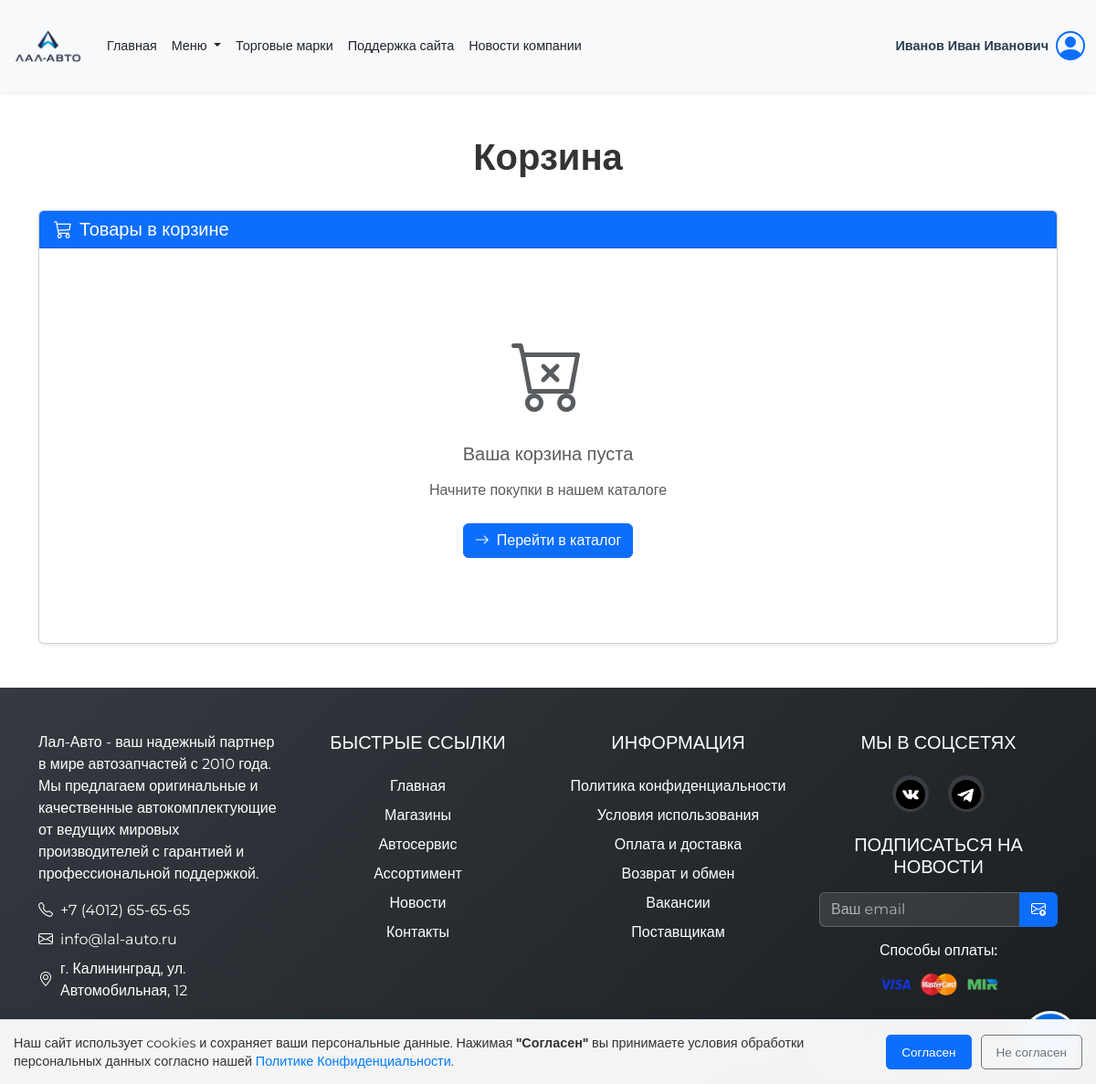
Page /includes/cart.php (signed in) on the earlier database version.
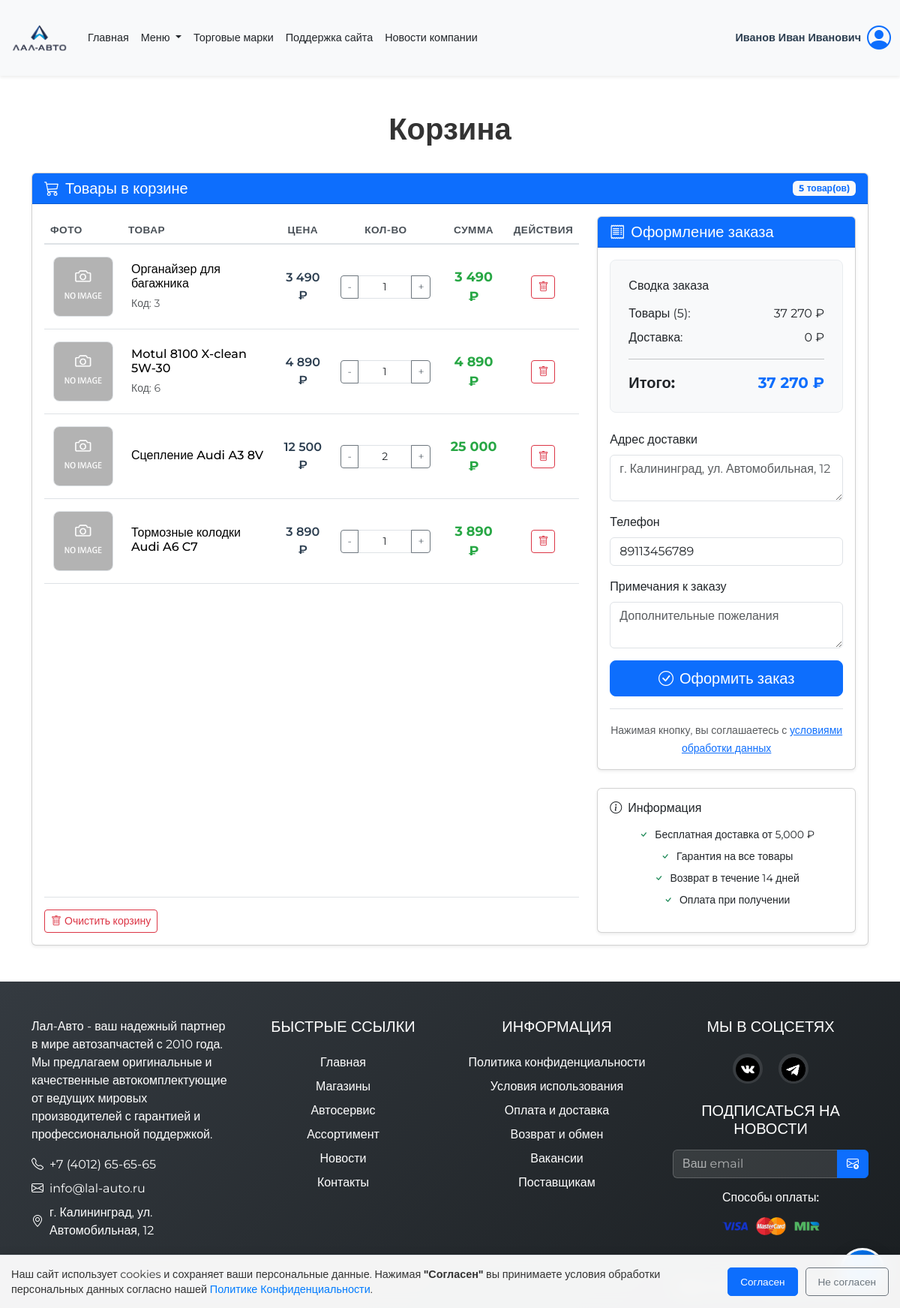
Same page on the later database version.
### tables this page shows
CREATE TABLE `cart` (
  `id` int(11) NOT NULL,
  `user_id` int(11) NOT NULL,
  `product_id` int(11) DEFAULT NULL,
  `product_name` varchar(255) NOT NULL,
  `product_image` varchar(255) DEFAULT 'no-image.png',
  `price` decimal(10,2) NOT NULL,
  `quantity` int(11) DEFAULT '1',
  `created_at` timestamp NULL DEFAULT CURRENT_TIMESTAMP,
  `updated_at` timestamp NULL DEFAULT CURRENT_TIMESTAMP ON UPDATE CURRENT_TIMESTAMP
);

CREATE TABLE `users` (
  `id_users` int(11) NOT NULL,
  `surname_users` varchar(255) DEFAULT NULL,
  `name_users` varchar(255) DEFAULT NULL,
  `patronymic_users` varchar(255) DEFAULT NULL,
  `login_users` varchar(255) DEFAULT NULL,
  `password_users` varchar(255) DEFAULT NULL,
  `email_users` varchar(255) DEFAULT NULL,
  `discountСardNumber_users` varchar(6) DEFAULT NULL,
  `region_users` varchar(255) DEFAULT NULL,
  `city_users` varchar(255) DEFAULT NULL,
  `address_users` varchar(255) DEFAULT NULL,
  `phone_users` bigint(12) DEFAULT NULL,
  `avatar_users` varchar(255) DEFAULT NULL,
  `TIN_users` bigint(10) DEFAULT NULL,
  `person_users` varchar(255) DEFAULT NULL,
  `organization_users` varchar(255) DEFAULT NULL,
  `organizationType_users` varchar(255) DEFAULT NULL,
  `user_type` varchar(20) DEFAULT NULL
);

### includes/cart.php (the view, shortened to what the rows shown need)
<?php
require_once("../config/link.php");
$userData = [];
$cartItems = [];
$cartTotal = 0;
$cartCount = 0;
$userId = null;
if (isset($_SESSION['user']))
{
    $username = $_SESSION['user'];
    $sql = "SELECT * FROM users WHERE CONCAT(surname_users, ' ', name_users, ' ', patronymic_users) = ? OR person_users = ?";
    $stmt = $conn->prepare($sql);
    if ($stmt)
    {
        $stmt->bind_param("ss", $username, $username);
        $stmt->execute();
        $result = $stmt->get_result();
        if ($result->num_rows > 0)
        {
            $userData = $result->fetch_assoc();
            $userId = $userData['id_users'] ?? 0;
        }
    }
}
if ($userId)
{
    $cartSql = "SELECT * FROM cart WHERE user_id = ? ORDER BY created_at DESC";
    $cartStmt = $conn->prepare($cartSql);
    if ($cartStmt)
    {
        $cartStmt->bind_param("i", $userId);
        $cartStmt->execute();
        $cartResult = $cartStmt->get_result();
        while ($item = $cartResult->fetch_assoc())
        {
            $cartItems[] = $item;
            $cartTotal += $item['price'] * $item['quantity'];
            $cartCount += $item['quantity'];
        }
    }
}
?>
<!DOCTYPE html>
<html lang="ru">
<head>
    <link rel="stylesheet" href="../css/bootstrap.min.css">
    <link rel="stylesheet" href="https://cdn.jsdelivr.net/npm/bootstrap-icons@1.11.1/font/bootstrap-icons.css">
    <link rel="stylesheet" href="../css/style.css">
    <link rel="stylesheet" href="../css/cart-styles.css">
</head>
<body>
<?php
    require_once("header.php");
?>
<div class="cart-container" style="margin-top: 100px;">
    <div class="container py-5">
        <div class="row">
            <div class="col-12">
                <h1 class="page-title mb-4">Корзина</h1>
                <div class="card shadow-sm">
                    <div class="card-body d-flex flex-column">
                        <?php
                        if (empty($cartItems))
                        {
                        ?>
                            <div class="text-center py-5 flex-grow-1 d-flex flex-column justify-content-center">
                                <i class="bi bi-cart-x display-1 text-muted mb-4"></i>
                                <h5 class="text-muted mb-3">Ваша корзина пуста</h5>
                                <p class="text-muted mb-4">Начните покупки в нашем каталоге</p>
                                <a href="assortment.php" class="btn btn-primary">
                                    <i class="bi bi-arrow-right me-2"></i>Перейти в каталог
                                </a>
                            </div>
                        <?php
                        }
                        else
                        {
                        ?>
                            <div class="row flex-grow-1">
                                <div class="col-lg-8 d-flex flex-column">
                                    <div class="table-responsive flex-grow-1">
                                        <table class="table table-hover">
                                            <thead>
                                                <tr>
                                                    <th style="width: 100px;">Фото</th>
                                                    <th>Товар</th>
                                                    <th class="text-center">Цена</th>
                                                    <th class="text-center">Кол-во</th>
                                                    <th class="text-center">Сумма</th>
                                                    <th class="text-center">Действия</th>
                                                </tr>
                                            </thead>
                                            <tbody>
                                                <?php
                                                foreach ($cartItems as $item)
                                                {
                                                ?>
                                                <tr>
                                                    <td>
                                                        <img src="../<?= htmlspecialchars($item['product_image']) ?>"
                                                             alt="<?= htmlspecialchars($item['product_name']) ?>"
                                                             class="cart-item-image">
                                                    </td>
                                                    <td>
                                                        <h6 class="mb-1"><?= htmlspecialchars($item['product_name']) ?></h6>
                                                        <?php
                                                        if ($item['product_id'])
                                                        {
                                                        ?>
                                                            <small class="text-muted">Код: <?= $item['product_id'] ?></small>
                                                        <?php
                                                        }
                                                        ?>
                                                    </td>
                                                    <td class="text-center">
                                                        <span class="cart-item-price"><?= number_format($item['price'], 0, ',', ' ') ?> ₽</span>
                                                    </td>
                                                    <td class="text-center">
                                                        <form method="POST" class="d-inline">
                                                            <div class="input-group input-group-sm" style="width: 120px;">
                                                                <button class="btn btn-outline-secondary minus-btn" type="button">-</button>
                                                                <input type="number" name="quantity" value="<?= $item['quantity'] ?>"
                                                                       min="1" max="99" class="form-control text-center quantity-input">
                                                                <button class="btn btn-outline-secondary plus-btn" type="button">+</button>
                                                            </div>
                                                        </form>
                                                    </td>
                                                    <td class="text-center">
                                                        <span class="cart-item-total fw-bold">
                                                            <?= number_format($item['price'] * $item['quantity'], 0, ',', ' ') ?> ₽
                                                        </span>
                                                    </td>
                                                    <td class="text-center">
                                                        <form method="POST" class="d-inline">
                                                            <button type="submit" name="remove_from_cart"
                                                                    class="btn btn-sm btn-outline-danger"
                                                                    onclick="return confirm('Удалить товар из корзины?')">
                                                                <i class="bi bi-trash"></i>
                                                            </button>
                                                        </form>
                                                    </td>
                                                </tr>
                                                <?php
                                                }
                                                ?>
                                            </tbody>
                                        </table>
                                    </div>
                                    <div class="mt-3">
                                        <form method="POST">
                                            <button type="submit" name="clear_cart"
                                                    class="btn btn-outline-danger btn-sm"
                                                    onclick="return confirm('Очистить всю корзину?')">
                                                <i class="bi bi-trash me-1"></i>Очистить корзину
                                            </button>
                                        </form>
                                    </div>
                                </div>
                                <div class="col-lg-4">
                                    <div class="card shadow-sm">
                                        <div class="card-header bg-primary text-white">
                                            <h5 class="mb-0"><i class="bi bi-receipt me-2"></i>Оформление заказа</h5>
                                        </div>
                                        <div class="card-body">
                                            <div class="order-summary mb-4">
                                                <h6 class="mb-3">Сводка заказа</h6>
                                                <div class="d-flex justify-content-between mb-2">
                                                    <span>Товары (<?= $cartCount ?>):</span>
                                                    <span><?= number_format($cartTotal, 0, ',', ' ') ?> ₽</span>
                                                </div>
                                                <div class="d-flex justify-content-between mb-2">
                                                    <span>Доставка:</span>
                                                    <span>0 ₽</span>
                                                </div>
                                                <hr>
                                                <div class="d-flex justify-content-between fw-bold fs-5">
                                                    <span>Итого:</span>
                                                    <span class="text-primary"><?= number_format($cartTotal, 0, ',', ' ') ?> ₽</span>
                                                </div>
                                            </div>
                                            <form method="POST">
                                                <div class="mb-3">
                                                    <label for="shipping_address" class="form-label">Адрес доставки</label>
                                                    <textarea name="shipping_address" id="shipping_address" class="form-control" rows="2" placeholder="г. Калининград, ул. Автомобильная, 12"></textarea>
                                                </div>
                                                <div class="mb-3">
                                                    <label for="phone" class="form-label">Телефон</label>
                                                    <input type="tel" name="phone" id="phone" class="form-control" value="<?= htmlspecialchars($userData['phone_users'] ?? '') ?>" placeholder="+7 (XXX) XXX-XX-XX">
                                                </div>
                                                <div class="mb-3">
                                                    <label for="notes" class="form-label">Примечания к заказу</label>
                                                    <textarea name="notes" id="notes" class="form-control" rows="2" placeholder="Дополнительные пожелания"></textarea>
                                                </div>
                                                <button type="submit" name="checkout" class="btn btn-primary w-100 btn-lg">
                                                    <i class="bi bi-check-circle me-2"></i>Оформить заказ
                                                </button>
                                                <div class="text-center mt-3">
                                                    <small class="text-muted">
                                                        Нажимая кнопку, вы соглашаетесь с <a href="terms.php">условиями обработки данных</a>
                                                    </small>
                                                </div>
                                            </form>
                                        </div>
                                    </div>
                                    <div class="card shadow-sm mt-4">
                                        <div class="card-body">
                                            <h6 class="mb-3"><i class="bi bi-info-circle me-2"></i>Информация</h6>
                                            <ul class="list-unstyled small">
                                                <li class="mb-2"><i class="bi bi-check text-success me-2"></i>Бесплатная доставка от 5,000 ₽</li>
                                                <li class="mb-2"><i class="bi bi-check text-success me-2"></i>Гарантия на все товары</li>
                                                <li class="mb-2"><i class="bi bi-check text-success me-2"></i>Возврат в течение 14 дней</li>
                                                <li><i class="bi bi-check text-success me-2"></i>Оплата при получении</li>
                                            </ul>
                                        </div>
                                    </div>
                                </div>
                            </div>
                        <?php
                        }
                        ?>
                    </div>
                </div>
            </div>
        </div>
    </div>
</div>
<?php
    require_once("footer.php");
?>
</body>
</html>

Differences in the rows shown:
added cart: product_image (placeholder picture), product_name "Органайзер для багажника", product "3", price "3 490", quantity "1", $item['price'] * $item['quantity'] "3 490"
added cart: product_image (placeholder picture), product_name "Motul 8100 X-clean 5W-30", product "6", price "4 890", quantity "1", $item['price'] * $item['quantity'] "4 890"
added cart: product_image (placeholder picture), product_name "Сцепление Audi A3 8V", price "12 500", quantity "2", $item['price'] * $item['quantity'] "25 000"
added cart: product_image (placeholder picture), product_name "Тормозные колодки Audi A6 C7", price "3 890", quantity "1", $item['price'] * $item['quantity'] "3 890"
now on this page (row unchanged): users: phone "89113456789"
Other differences:
$cartCount: (not shown) → "5"
$cartTotal: (not shown) → "37 270"
text no longer shown: "Ваша корзина пуста Начните покупки в нашем каталоге Перейти в каталог"
text now shown: "товар(ов) ФОТО ТОВАР ЦЕНА КОЛ-ВО СУММА ДЕЙСТВИЯ Очистить корзину Оформление заказа Сводка заказа Товары ( ): ₽ Доставка: 0 ₽ Итого: ₽ Адрес доставки Телефон Примечания к заказу Оформить заказ Нажимая кнопку, вы соглашаетесь с условиями обработки данных Информация Бесплатная доставка от 5,000 ₽ Гарантия на все товары Возврат в течение 14 дней Оплата при получении"
